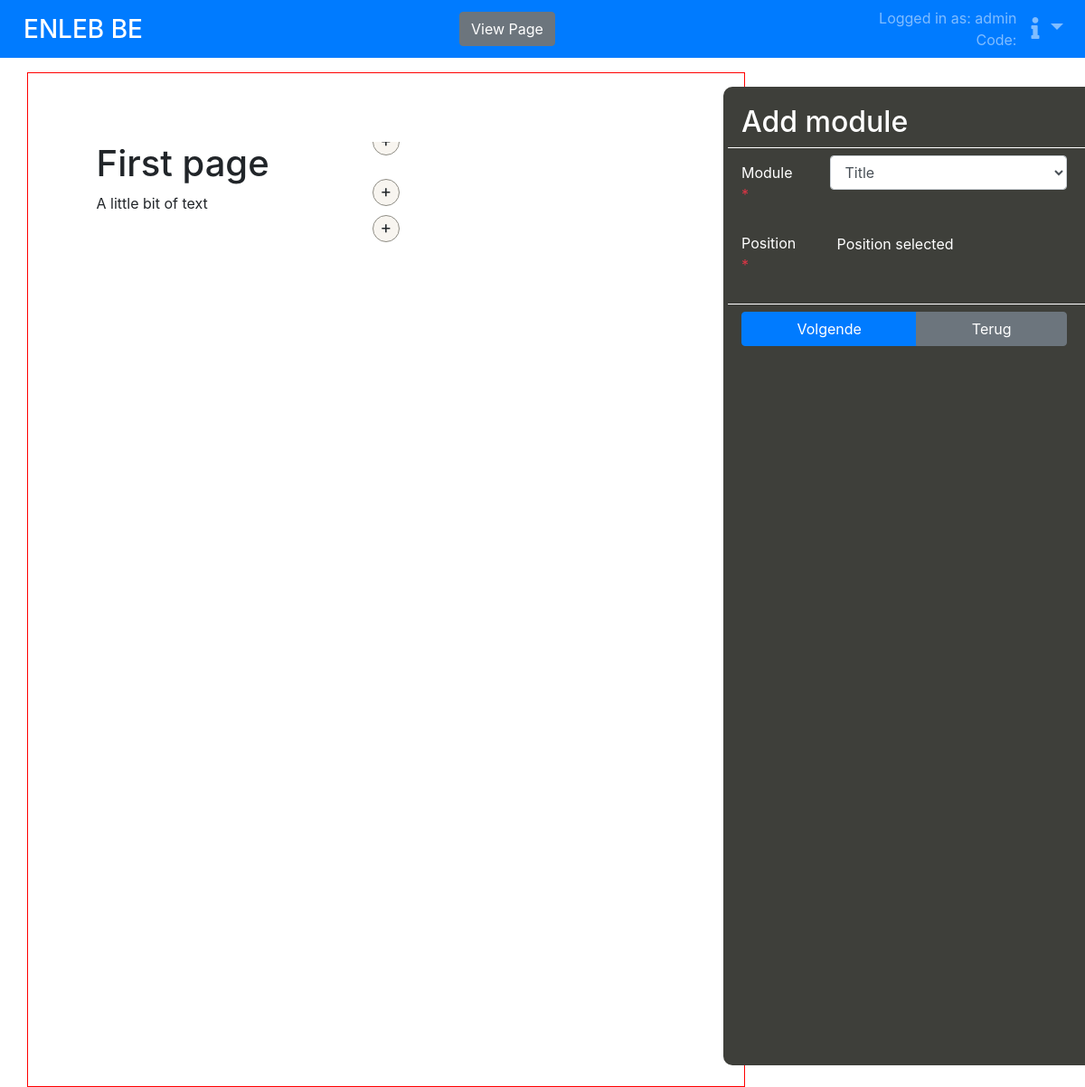
The app's page /test/2/edit/add/ (signed in) with its own data.
### PageDisplay/models.py (models this page shows, shortened)
class BasicModuleMixin:
    @staticmethod
    def _render(widget, request, overlay=None, page_id=None, template_engine=None, **kwargs):
        local_context = {}
        for kwarg_name in widget.use_from_context:
            local_context[kwarg_name] = kwargs.get(kwarg_name, None)
        return widget.render(request,
                             overlay=overlay,
                             page_id=page_id,
                             template_engine=template_engine,
                             **local_context)

class BaseModule(models.Model):
    _type = models.PositiveIntegerField()
    verbose = "-Abstract module-"
    _type_id = 0
    exclude_editing_fields = []
    def get_child(self):
        child_class = registry.get_module(self._type)
        child_obj = child_class.objects.get(id=self.id)
        return child_obj
    def _init_widget(self, widget=None):
        widget = widget or self.widget
        if isinstance(widget, type):
            widget = widget(model=self)
        return widget
    def render(self, widget=None, request=None, **kwargs):
        child = self.get_child()
        widget_inst = child._init_widget(widget)
        return child._render(widget_inst, request, **kwargs)
    @staticmethod
    def _render(widget, request, **kwargs):
        return widget.render(request, context=kwargs)
    def get_modules(self, filter_class_type=None, filter_id=None, exclude_self=False):
        if exclude_self:
            return []
        if filter_id:
            if self.id == filter_id:
                return [self]
            else:
                return []
        if filter_class_type:
            if isinstance(self, filter_class_type):
                return [self]
            else:
                return []
        else:
            return [self]

class TitleModule(BasicModuleMixin, BaseModule):
    verbose = "Title"
    widget = module_widgets.TitleWidget
    _type_id = 1
    title = models.CharField(max_length=127)
    size = models.PositiveIntegerField(default=1, help_text="The level of the title 1,2,3... maz 5")
    css = models.CharField(max_length=256, help_text="CSS classes in accordance with Bootstrap",
                           null=True, blank=True, default="")

class TextModule(BasicModuleMixin, BaseModule):
    verbose = "Text"
    _type_id = 2
    widget = module_widgets.TextWidget
    text = models.TextField()
    css = models.CharField(max_length=256, help_text="CSS classes in accordance with Bootstrap",
                           null=True, blank=True, default="")

### PageDisplay/views.py (the view, shortened to what this page needs)
class PageAddModuleView(PageEditMixin, TemplateView):
    template_name = 'pagedisplay/page_edit_add_module.html'
    def __init__(self, *args, **kwargs):
        super(PageAddModuleView, self).__init__(*args, **kwargs)
        self.position = None
        self.container = None
    def get_context_data(self, **kwargs):
        module_form = None
        if len(self.request.GET) == 0:
            root_form = AddModuleForm(site=self.site)
            position_form = ModuleLinkForm()
        context = super().get_context_data(**kwargs)
        context['container'] = self.container
        context['module_form'] = module_form
        context['root_form'] = root_form
        context['position_form'] = position_form
        return context
    def get_spacer(self):
        if len(self.request.GET) > 0:
            if ModuleLinkForm(data=self.request.GET).is_valid():
                return InsertModuleMarkerSpacer(active_container=self.get_active_container(),
                                                position=self.position)
        return InsertModuleSpacer()

### PageDisplay/forms.py (shortened to what this page needs)
class AddModuleForm(forms.Form):
    module = forms.ChoiceField(required=True)  # choices are defined in __init__
    field_name = forms.CharField(max_length=64, widget=forms.HiddenInput)
    def __init__(self, site=None, *args, **kwargs):
        super(AddModuleForm, self).__init__(*args, **kwargs)
        self.fields['module'].choices = get_module_choices(site)

class ModuleLinkForm(forms.ModelForm):
    class Meta:
        model = ContainerModulePositionalLink
        fields = ('container', 'position')
        widgets = {
            'position': ModulePositionInput,
            'container': forms.HiddenInput,
        }

### PageDisplay/__init__.py (called while the page is built)
def reverse_ns(request, url, kwargs):
    namespace = request.resolver_match.namespace
    if len(namespace) > 0:
        url = namespace + ":" + url
    return reverse(url, kwargs=kwargs)

### PageDisplay/forms.py (called while the page is built)
def get_module_choices(site):
    module_list = []
    if site is None:
        module_classes = registry.get_module_list()
    else:
        module_classes = site.get_availlable_modules()
    for module in module_classes:
        module_list.append((module._type_id, module.verbose))
    return module_list

### PageDisplay/models.py (called while the page is built)
    def get_as_child(self):
        for child in self.__class__.__subclasses__():
            if child.objects.filter(id=self.id).exists():
                return child.objects.get(id=self.id).get_as_child()
        return self

    def render(self, **kwargs):
        child = self.get_as_child()
        return child._render(**kwargs)

    def _render(self, **kwargs):
        renderer = kwargs.pop('renderer', None) or self.renderer
        return renderer(page=self).render(**kwargs)

    def get_sub_modules(self):
        return self.get_modules(exclude_self=True)

### PageDisplay/module_registry.py (called while the page is built)
    def get_module_list(self, include=None, exclude=None):
        if include and exclude:
            raise AssertionError("get_module_list in module registry can not have both an include and exclude list")
        exclude = exclude or []
        modules = []
        for key, registered_module in self._modules.items():
            if include:
                if registered_module.__name__ in include:
                    modules.append(registered_module.module)
            elif registered_module.__name__ not in exclude:
                if registered_module.selectable_by_default:
                    modules.append(registered_module.module)
        return modules

        @property
        def __name__(self):
            return self.module.__name__

### PageDisplay/sites.py (called while the page is built)
    def get_queryset(self):
        return Page.objects.all()

### PageDisplay/templates/pagedisplay/page_edit_add_module.html (shortened to what this page needs)
{% extends 'pagedisplay/page_edit_base.html' %}
{% load page_tags %}
{% block sidebar_title %}
    Add module
{% endblock %}
{% block sidebar_content %}
    <form class="row" {% if module_form %}method="post"{% endif %} enctype="multipart/form-data">
        <div class="col-12">
            {% include "snippets/bootstrap_form.html" with form=root_form %}
        </div>
        <div class="col-12">
            {% include "snippets/bootstrap_form.html" with form=position_form %}
        </div>
        <hr class="col-12 border-white my-2">
        <div class="btn-group col-12" role="group" aria-label="Opties">
            {% if module_form %}
                <input type="submit" class="btn btn-success" value="Toevoegen">
                <a class="btn btn-secondary" href="{% ns_url 'edit_page_add' %}">Terug</a>
            {% else %}
                <input type="submit" class="btn btn-primary" value="Volgende">
                <a class="btn btn-secondary" href="{% ns_url 'edit_page' %}">Terug</a>
            {% endif %}
        </div>
    </form>
{% endblock %}

### assets/templates/base_with_body.html (shortened to what this page needs)
{% extends 'base.html' %}
{% load static %}
{% load django_bootstrap_breadcrumbs  %}
{% load score_result_tags %}
{% block body_content %}
    {% if user.is_authenticated %}
        <nav class="navbar navbar-expand navbar-dark bg-primary my-0 py-0">
            <a href="{% url 'index' %}" class="navbar-brand mr-auto">
                <span class="h3 d-none d-lg-inline"
                      style="line-height: 40px; vertical-align: middle; margin: 0 0 0 10px"> {{ SITE_DISPLAY_NAME }}</span>
            </a>
            <div class="mr-auto">
                {% block nav-bar-options %}
                {% endblock %}
            </div>
            {% with justify="d-flex justify-content-between align-items-center" %}
                <span class="navbar-text text-right px-2">
                Logged in as: {{ user }}<br>
                Code: {{ inquirer.get_inquiry_code }}
                </span>
                    <div class="navbar-nav">
                        <div class="nav-item dropdown">
                            <a class="nav-link dropdown-toggle h4 mb-0" href="#" data-toggle="dropdown">
                                <i class="fas fa-info"></i>
                            </a>
                        </div>
                    </div>
            {% endwith %}
        </nav>
    {% endif %}
    {% block body-containerless %}{% endblock %}
{% endblock body_content %}

### PageDisplay/templates/pagedisplay/modules/module_vertical_container.html
{% load page_tags %}
{% render_spacer container=widget.module field_name="modules_top"  %}
{% for sub_module in widget.module.get_sub_modules %}
    <div class="row">
        <div class="col-12">
            {% render_module sub_module %}
        </div>
    </div>
    {% render_spacer prev_module=sub_module container=widget.module field_name="modules" %}
{% endfor %}

### PageDisplay/templates/pagedisplay/module_overlays/mf_insert_selection.html (shortened to what this page needs)
<div class="" style="">
    <div>
        <div class="hide_on_checked pe_filler_insert_module_outer">
            <label name="insert_module_filler" for="{{ widget.unique_radio_id }}"
                   class="pe_filler_insert_module_inner"
                   data-insert-position="{{ widget.insert_position }}"
                   data-insert-container="{{ widget.container.id }}"
                   data-insert-field_name="{{ widget.field_name }}">
            </label>
        </div>
    </div>
</div>

### PageDisplay/templates/pagedisplay/modules/module_title.html
<h{{ widget.module.size }} style="{{ widget.module.css }}">
    {{ widget.module.title }}
</h{{ widget.module.size }}>

### PageDisplay/templates/pagedisplay/modules/module_text.html
{% load full_domain_urls %}
<p style="{{ widget.module.css }}">
    {{ widget.module.text|linebreaksbr|urlize|urls_in_new_tab }}
</p>

### PageDisplay/static/css/page_edit.css (style rules this page uses)
.pe_filler_insert_module_outer { position: relative; z-index: 5; width: 100%; height: 0px; }
.pe_filler_insert_module_inner { position: absolute; width: 100%; height: 20px; top: -10px; }

### records on screen
TitleModule: module "First page"
TextModule: module.text|urls_in_new_tab "A little bit of text"

### other values on screen
{{ SITE_DISPLAY_NAME }} "ENLEB BE"
{{ name }} "View Page"
{{ user }} "admin"
{{ field.label }} "Module" "Position"
